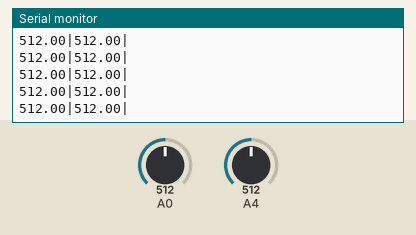
Simulated run of this sketch. Board: Arduino Uno, built with avr-gcc and run on an emulated ATmega328P. On the bench: the last lines printed to the serial monitor. The test bench sets the inputs (shaded band); at power-on: A0 = 512, A4 = 512.

Above: at 1.2 s.
1.3 s: A0 set to 11
At 2.2 s:
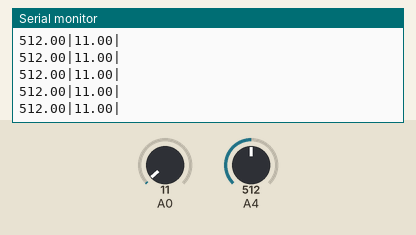
4.3 s: A0 set to 8
At 5.4 s:
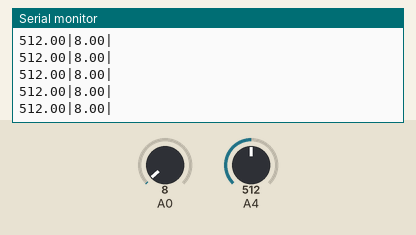
Timing chart, 0 to 7.3 s (numbered marks = the images above; inputs shaded):
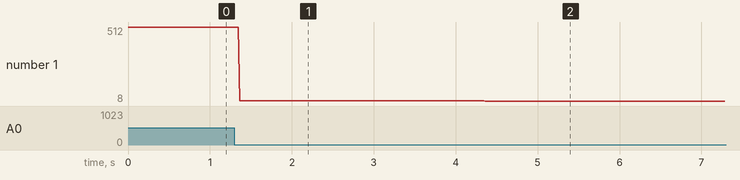

Measured:
- after the input at 1.3 s, the serial monitor: prints a new line after 0.07 s (image 1)
- after the input at 4.3 s, the serial monitor: prints a new line after 0.06 s (image 2)
- plotted number 1: 512 → 11 after the input at 1.3 s, 11 → 8 after the input at 4.3 s

The sketch:

readSensors.ino
```cpp
void setup() {
  // put your setup code here, to run once:
  Serial.begin(9600);
  Serial.setTimeout(1);
  pinMode(A0, INPUT);
  pinMode(A4, INPUT);
}

void loop() {
  // put your main code here, to run repeatedly:
  double photodiode = analogRead(A0);
  double pressureSens = analogRead(A4);
  double values[2] = {pressureSens, photodiode};
  if(Serial.availableForWrite() > 16){
    Serial.println(String(values[0]) + "|" + String(values[1]) + "|");
  }
}
```
